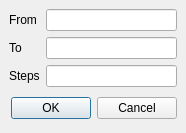
<ui version="4.0" >
 <author></author>
 <comment></comment>
 <exportmacro></exportmacro>
 <class>pqSampleScalarAddRangeDialog</class>
 <widget class="QDialog" name="pqSampleScalarAddRangeDialog" >
  <property name="geometry" >
   <rect>
    <x>0</x>
    <y>0</y>
    <width>186</width>
    <height>129</height>
   </rect>
  </property>
  <property name="windowTitle" >
   <string>Add Range</string>
  </property>
  <layout class="QGridLayout" >
   <property name="margin" >
    <number>9</number>
   </property>
   <property name="spacing" >
    <number>6</number>
   </property>
   <item row="2" column="1" >
    <widget class="QLineEdit" name="Steps" />
   </item>
   <item row="1" column="1" >
    <widget class="QLineEdit" name="To" />
   </item>
   <item row="0" column="1" >
    <widget class="QLineEdit" name="From" />
   </item>
   <item row="0" column="0" >
    <widget class="QLabel" name="label" >
     <property name="text" >
      <string>From</string>
     </property>
    </widget>
   </item>
   <item row="1" column="0" >
    <widget class="QLabel" name="label_2" >
     <property name="text" >
      <string>To</string>
     </property>
    </widget>
   </item>
   <item row="2" column="0" >
    <widget class="QLabel" name="label_3" >
     <property name="text" >
      <string>Steps</string>
     </property>
    </widget>
   </item>
   <item row="3" column="0" colspan="2" >
    <layout class="QHBoxLayout" >
     <property name="margin" >
      <number>0</number>
     </property>
     <property name="spacing" >
      <number>6</number>
     </property>
     <item>
      <spacer>
       <property name="orientation" >
        <enum>Qt::Horizontal</enum>
       </property>
       <property name="sizeHint" >
        <size>
         <width>131</width>
         <height>31</height>
        </size>
       </property>
      </spacer>
     </item>
     <item>
      <widget class="QPushButton" name="okButton" >
       <property name="text" >
        <string>OK</string>
       </property>
      </widget>
     </item>
     <item>
      <widget class="QPushButton" name="cancelButton" >
       <property name="text" >
        <string>Cancel</string>
       </property>
      </widget>
     </item>
    </layout>
   </item>
  </layout>
 </widget>
 <pixmapfunction></pixmapfunction>
 <tabstops>
  <tabstop>From</tabstop>
  <tabstop>To</tabstop>
  <tabstop>Steps</tabstop>
  <tabstop>okButton</tabstop>
  <tabstop>cancelButton</tabstop>
 </tabstops>
 <resources/>
 <connections>
  <connection>
   <sender>okButton</sender>
   <signal>clicked()</signal>
   <receiver>pqSampleScalarAddRangeDialog</receiver>
   <slot>accept()</slot>
   <hints>
    <hint type="sourcelabel" >
     <x>278</x>
     <y>253</y>
    </hint>
    <hint type="destinationlabel" >
     <x>96</x>
     <y>254</y>
    </hint>
   </hints>
  </connection>
  <connection>
   <sender>cancelButton</sender>
   <signal>clicked()</signal>
   <receiver>pqSampleScalarAddRangeDialog</receiver>
   <slot>reject()</slot>
   <hints>
    <hint type="sourcelabel" >
     <x>369</x>
     <y>253</y>
    </hint>
    <hint type="destinationlabel" >
     <x>179</x>
     <y>282</y>
    </hint>
   </hints>
  </connection>
 </connections>
</ui>
